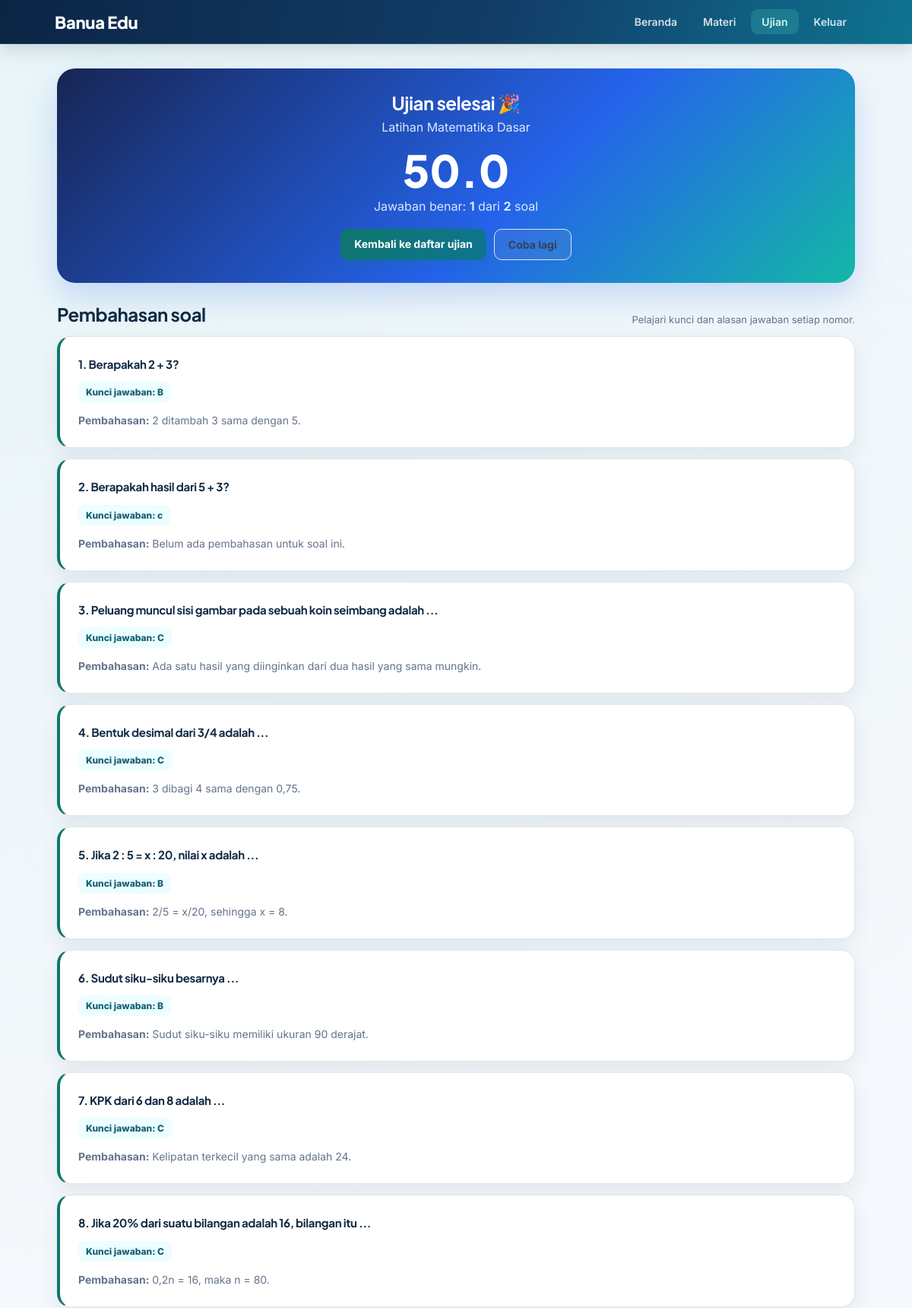
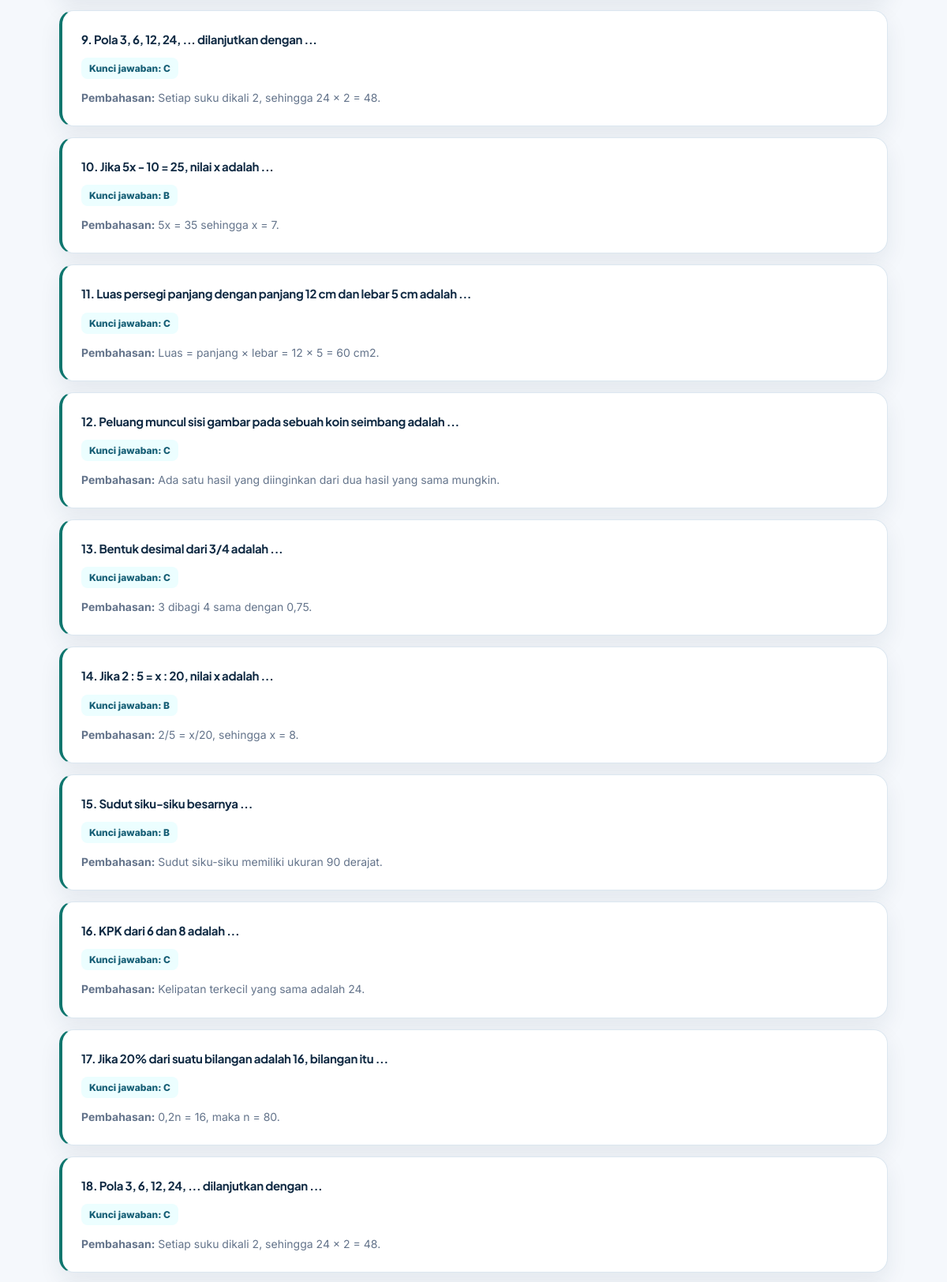
/ujian/result/1 (signed in, upper part), run on the app's committed database (2 pictures, top to bottom).
### app/models.py (models this page shows)
class Quiz(db.Model):
    id = db.Column(db.Integer, primary_key=True)
    subject_id = db.Column(db.Integer, db.ForeignKey("subject.id"), nullable=False)
    judul = db.Column(db.String(180), nullable=False)
    durasi_menit = db.Column(db.Integer, default=30)
    aktif = db.Column(db.Boolean, default=True)
    questions = db.relationship("Question", backref="quiz", lazy=True, cascade="all, delete-orphan")

class Attempt(db.Model):
    id = db.Column(db.Integer, primary_key=True)
    user_id = db.Column(db.Integer, db.ForeignKey("user.id"), nullable=False)
    quiz_id = db.Column(db.Integer, db.ForeignKey("quiz.id"), nullable=False)
    nilai = db.Column(db.Float, default=0)
    benar = db.Column(db.Integer, default=0)
    total = db.Column(db.Integer, default=0)
    selesai_at = db.Column(db.DateTime, default=datetime.utcnow)
    user = db.relationship("User", backref="attempts")
    quiz = db.relationship("Quiz", backref="attempts")

class Question(db.Model):
    id = db.Column(db.Integer, primary_key=True)
    quiz_id = db.Column(db.Integer, db.ForeignKey("quiz.id"), nullable=False)
    pertanyaan = db.Column(db.Text, nullable=False)
    opsi_a = db.Column(db.Text, nullable=False)
    opsi_b = db.Column(db.Text, nullable=False)
    opsi_c = db.Column(db.Text, nullable=False)
    opsi_d = db.Column(db.Text, nullable=False)
    jawaban = db.Column(db.String(1), nullable=False)
    pembahasan = db.Column(db.Text, default="")

### app/ujian/routes.py (the view, shortened to what this page needs)
@ujian_bp.get("/result/<int:quiz_id>")
@login_required
def result(quiz_id):
    quiz = Quiz.query.get_or_404(quiz_id)
    attempt = (
        Attempt.query
        .filter_by(
            user_id=current_user.id,
            quiz_id=quiz_id
        )
        .order_by(Attempt.id.desc())
        .first()
    )
    return render_template(
        "ujian/result.html",
        quiz=quiz,
        attempt=attempt,
        questions=(
            Question.query
            .filter_by(quiz_id=quiz.id)
            .order_by(Question.id.asc())
            .all()
        ),
    )

### app/models.py (called while the page is built)
@login_manager.user_loader
def load_user(user_id):
    return db.session.get(User, int(user_id))

### app/templates/ujian/result.html (shortened to what this page needs)
{% extends "base.html" %}
{% block content %}
<div class="result-page">
    <section class="result-summary">
        <h1>Ujian selesai 🎉</h1>
        <p>{{ quiz.judul }}</p>
        <div class="score">{{ attempt.nilai }}</div>
        <p>Jawaban benar: <strong>{{ attempt.benar }}</strong> dari <strong>{{ attempt.total }}</strong> soal</p>
        <div class="result-actions">
            <a class="btn btn-primary" href="{{ url_for('ujian.index') }}">Kembali ke daftar ujian</a>
            <a class="btn btn-secondary" href="{{ url_for('ujian.take', quiz_id=quiz.id) }}">Coba lagi</a>
        </div>
    </section>
    <div class="review-title">
        <h2>Pembahasan soal</h2>
        <span>Pelajari kunci dan alasan jawaban setiap nomor.</span>
    </div>
    {% for q in questions %}
        <article class="card review-card">
            <h3>{{ loop.index }}. {{ q.pertanyaan|replace(' (Latihan pengayaan ' ~ loop.index ~ ')', '') }}</h3>
            <span class="answer-key">Kunci jawaban: {{ q.jawaban }}</span>
            <p class="explanation"><strong>Pembahasan:</strong> {{ q.pembahasan or 'Belum ada pembahasan untuk soal ini.' }}</p>
        </article>
    {% endfor %}
</div>
{% endblock %}

### app/templates/base.html (style rules this page uses)
* { box-sizing: border-box; }
html[data-theme="light"] { --bg: #f5f8fc; --bg-card: #ffffff; --bg-nav: linear-gradient(105deg, #0b2545 0%, #123d68 55%, #0e7490 100%); --text: #334155; --text-h: #102a43; --text-muted: #64748b; --accent: #0f766e; --accent-dark: #0d9488; --accent-hover: #14b8a6; --accent-text: #ffffff; --border: #dce7f0; --input-bg: #fff; --input-border: #cbd9e6; --flash-bg: #ecfeff; --flash-text: #155e75; --toggle-bg: #fff; --toggle-border: #b9d9d6; --nav-link: rgba(255,255,255,0.9); }
body { margin: 0; font-family: 'Inter', system-ui, -apple-system, BlinkMacSystemFont, sans-serif; background: radial-gradient(circle at 10% 0%, rgba(20, 184, 166, .06), transparent 32%), var(--bg); color: var(--text); -webkit-font-smoothing: antialiased; min-height: 100vh; transition: background 0.3s ease, color 0.3s ease; }
.card { background: var(--bg-card); border: 1px solid var(--border); border-radius: 18px; padding: 24px; margin-bottom: 20px; box-shadow: 0 12px 28px rgba(25, 55, 80, 0.08); }
h1, h2, h3 { margin-top: 0; color: var(--text-h); font-family: 'Plus Jakarta Sans', sans-serif; letter-spacing: -.02em; }
.btn { display: inline-block; padding: 11px 18px; border-radius: 10px; text-decoration: none; border: 0; cursor: pointer; font-weight: 700; font-size: 14px; font-family: inherit; transition: all 0.2s ease; }
.btn-primary { background: linear-gradient(135deg, #0f766e, #0e7490); color: #fff; box-shadow: 0 6px 18px rgba(14, 116, 144, 0.24); }
.btn-secondary { background: rgba(148, 163, 184, 0.12); color: var(--text); border: 1px solid var(--border); }
a { color: #0f766e; }

### app/templates/ujian/result.html (style rules this page uses)
.result-page { max-width: 1050px; margin: 0 auto; }
.result-summary { padding: 30px; text-align: center; border-radius: 24px; color: #fff; background: linear-gradient(135deg, #172554, #2563eb 58%, #14b8a6); box-shadow: 0 18px 40px rgba(37, 99, 235, .2); margin-bottom: 26px; }
.result-summary h1 { color: #fff; margin-bottom: 6px; }
.result-summary p { color: #dbeafe; margin: 6px 0; }
.score { font: 800 58px/1 'Plus Jakarta Sans', sans-serif; margin: 18px 0 8px; }
.review-title { display: flex; justify-content: space-between; gap: 16px; align-items: end; margin-bottom: 14px; }
.review-title h2 { margin: 0; }
.review-title span { color: var(--text-muted); font-size: 13px; }
.review-card { margin-bottom: 14px; border-left: 4px solid #0f766e; }
.review-card h3 { font-size: 15px; line-height: 1.55; margin-bottom: 12px; }
.answer-key { display: inline-flex; padding: 6px 10px; border-radius: 8px; background: #ecfeff; color: #155e75; font-size: 12px; font-weight: 800; }
.explanation { margin: 12px 0 0; color: var(--text-muted); font-size: 14px; line-height: 1.65; }
.result-actions { display: flex; flex-wrap: wrap; gap: 10px; justify-content: center; margin-top: 20px; }

### data on the page
Quiz: judul "Latihan Matematika Dasar"
Attempt: nilai "50.0", benar "1", total "2"
Question: pertanyaan "Berapakah 2 + 3?", jawaban "B", pembahasan "2 ditambah 3 sama dengan 5."
Question: pertanyaan "Berapakah hasil dari 5 + 3?", jawaban "c", pembahasan "Belum ada pembahasan untuk soal ini."
Question: pertanyaan "Peluang muncul sisi gambar pada sebuah koin seimbang adalah ...", jawaban "C", pembahasan "Ada satu hasil yang diinginkan dari dua hasil yang sama mungkin."
Question: pertanyaan "Bentuk desimal dari 3/4 adalah ...", jawaban "C", pembahasan "3 dibagi 4 sama dengan 0,75."
Question: pertanyaan "Jika 2 : 5 = x : 20, nilai x adalah ...", jawaban "B", pembahasan "2/5 = x/20, sehingga x = 8."
Question: pertanyaan "Sudut siku-siku besarnya ...", jawaban "B", pembahasan "Sudut siku-siku memiliki ukuran 90 derajat."
Question: pertanyaan "KPK dari 6 dan 8 adalah ...", jawaban "C", pembahasan "Kelipatan terkecil yang sama adalah 24."
Question: pertanyaan "Jika 20% dari suatu bilangan adalah 16, bilangan itu ...", jawaban "C", pembahasan "0,2n = 16, maka n = 80."
Question: pertanyaan "Pola 3, 6, 12, 24, ... dilanjutkan dengan ...", jawaban "C", pembahasan "Setiap suku dikali 2, sehingga 24 × 2 = 48."
Question: pertanyaan "Jika 5x - 10 = 25, nilai x adalah ...", jawaban "B", pembahasan "5x = 35 sehingga x = 7."
Question: pertanyaan "Luas persegi panjang dengan panjang 12 cm dan lebar 5 cm adalah ...", jawaban "C", pembahasan "Luas = panjang × lebar = 12 × 5 = 60 cm2."
Question: pertanyaan "Peluang muncul sisi gambar pada sebuah koin seimbang adalah ...", jawaban "C", pembahasan "Ada satu hasil yang diinginkan dari dua hasil yang sama mungkin."
Question: pertanyaan "Bentuk desimal dari 3/4 adalah ...", jawaban "C", pembahasan "3 dibagi 4 sama dengan 0,75."
Question: pertanyaan "Jika 2 : 5 = x : 20, nilai x adalah ...", jawaban "B", pembahasan "2/5 = x/20, sehingga x = 8."
Question: pertanyaan "Sudut siku-siku besarnya ...", jawaban "B", pembahasan "Sudut siku-siku memiliki ukuran 90 derajat."
Question: pertanyaan "KPK dari 6 dan 8 adalah ...", jawaban "C", pembahasan "Kelipatan terkecil yang sama adalah 24."
Question: pertanyaan "Jika 20% dari suatu bilangan adalah 16, bilangan itu ...", jawaban "C", pembahasan "0,2n = 16, maka n = 80."
Question: pertanyaan "Pola 3, 6, 12, 24, ... dilanjutkan dengan ...", jawaban "C", pembahasan "Setiap suku dikali 2, sehingga 24 × 2 = 48."
